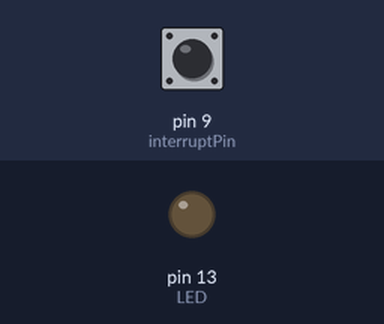
This sketch was run on a simulated Arduino Uno, built for the host (arithmetic inside an expression is 32-bit, double 64-bit). On the bench: output pins drawn as LEDs (lit = HIGH). The inputs (shaded band) are chosen by the test bench; at power-on: pin 9 (interruptPin) LOW. Pins used as bus, display or sensor lines are not drawn.

Above: at 1.2 s.
1.3 s: pin 9 (interruptPin) pulled HIGH for 0.15 s
At 1.4 s:
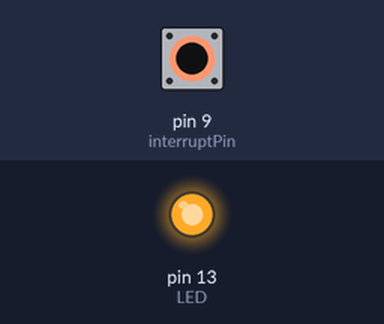
3.0 s: pin 9 (interruptPin) pulled HIGH for 3.2 s
At 7.2 s:
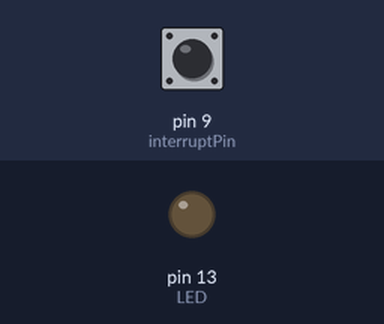
Timing chart, 0 to 8.7 s (numbered marks = the images above; inputs shaded):
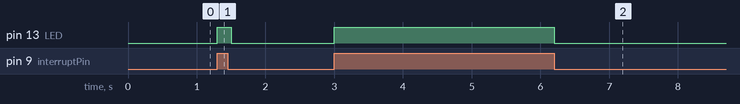

Measured:
- after the input at 1.3 s, pin 13 (LED): LOW → HIGH at once, → LOW 0.20 s later
- after the input at 3.0 s, pin 13 (LED): LOW → HIGH at once, → LOW 3.2 s later

The sketch:

Teensy_Switch_FreqSweeper.ino
```cpp
// Default varibles if ones are not given
const float DEFAULT_startFreq = 5; // default starting frequency of the sweep in Hz
const float DEFAULT_endFreq = 1000; // default ending frequency of the sweep in Hz
const int DEFAULT_steps = 5; // default number of steps in the sweep

// Setting Values
int startFreq = DEFAULT_startFreq;
int endFreq = DEFAULT_endFreq;
int steps = DEFAULT_steps;
int numpts = (endFreq-startFreq)/steps;
int point = 0;
float pulseInterval = 0;
float setFreq = 0;


// Pins
const int TX_OUTPUT = 14;
const int interruptPin = 9;
const int LED = 13;


void constantTimeFreqSweep(float setFreq){
    pulseInterval = (1/setFreq)/2;
    //delay(500);
    digitalWrite(LED, HIGH);
      while  (digitalRead(interruptPin) == HIGH) {
        digitalWrite(TX_OUTPUT, HIGH);
        delay(pulseInterval*1000);  // 50% duty cycle
        digitalWrite(TX_OUTPUT, LOW);
        delay(pulseInterval*1000);  // Delay for the remaining half of the pulse interval
      }
      //delay(500);
    digitalWrite(LED, LOW);
  }

void setup() {
    pinMode(TX_OUTPUT, OUTPUT);
    pinMode(interruptPin, INPUT_PULLDOWN);
    pinMode(LED, OUTPUT);
  }


// Falling edge trigger
void loop() {
    if (digitalRead(interruptPin) == HIGH) {
      setFreq = startFreq + point*steps;
      constantTimeFreqSweep(setFreq);
      point++;
    }
}
```
